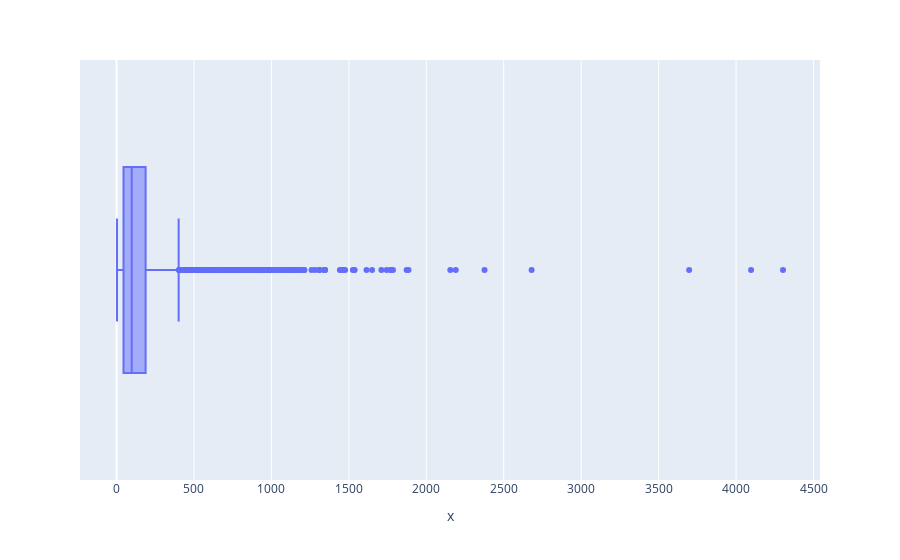

This figure's notebook cell:
### Code cell
px.box (x=df_orders_drop_null_cancellation['cancellations_time_in_seconds'])

### Figure 1 — Plotly figure (JSON) as saved in the notebook; plotly's stock layout.template omitted (floating-point values rounded to 4 significant figures; data arrays with more than 128 entries replaced by an {"elided": "..."} marker saying what was removed)
{"data": [{"alignmentgroup": "True", "hovertemplate": "x=%{x}<extra></extra>", "legendgroup": "", "marker": {"color": "#636efa"}, "name": "", "notched": false, "offsetgroup": "", "orientation": "h", "showlegend": false, "type": "box", "x": {"elided": "7307 int values"}, "x0": " ", "xaxis": "x", "y0": " ", "yaxis": "y"}], "layout": {"boxmode": "group", "legend": {"tracegroupgap": 0}, "margin": {"t": 60}, "xaxis": {"anchor": "y", "domain": [0, 1], "title": {"text": "x"}}, "yaxis": {"anchor": "x", "domain": [0, 1]}}}
